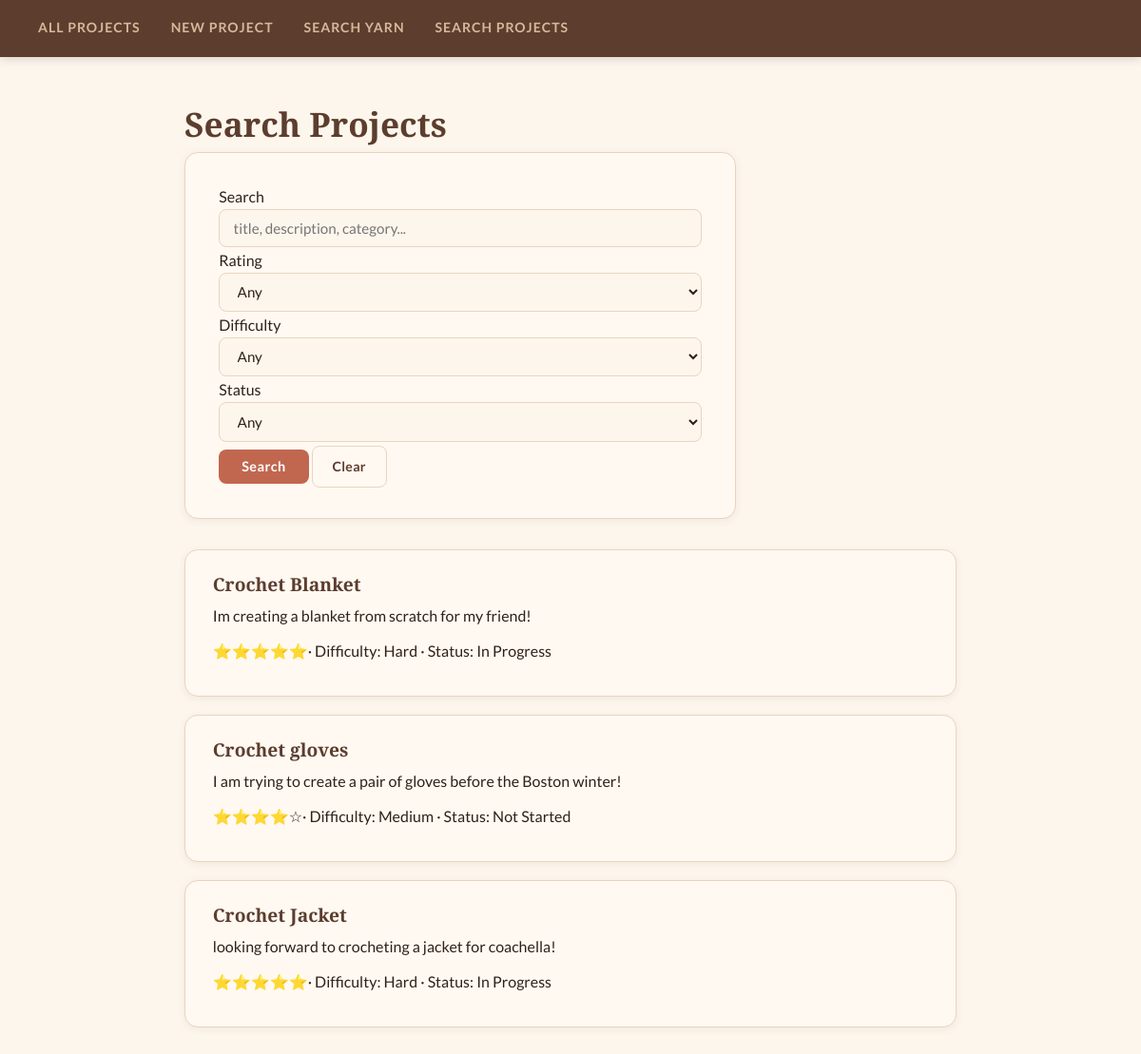
/crochet/project/search/, run on the app's committed database.
### crochet/models.py (models this page shows, shortened)
class Project(models.Model):
    title = models.TextField(blank=False)
    creator = models.TextField(blank=False)
    description = models.TextField(blank=False)
    DIFFICULTY_CHOICES = [
        ('easy', 'Easy'),
        ('medium', 'Medium'),
        ('hard', 'Hard'),
    ]
    difficulty_level = models.CharField(max_length=10,choices=DIFFICULTY_CHOICES,default='easy')
    image_file = models.ImageField(blank=True) # so the user can upload an image of their progress
    STATUS_CHOICES = [
    ('not_started', 'Not Started'),
    ('in_progress', 'In Progress'),
    ('completed', 'Completed'),
]
    project_status = models.CharField(max_length=20,choices=STATUS_CHOICES,default='not_started')
    category = models.TextField(blank=True, default='')
    date_created = models.DateTimeField(auto_now=True)
    RATING_CHOICES = [
    (1, '1 Star'),
    (2, '2 Stars'),
    (3, '3 Stars'),
    (4, '4 Stars'),
    (5, '5 Stars'),
    ]
    rating = models.IntegerField(choices=RATING_CHOICES,default=5)
    def star_display(self):
        filled = "⭐" * self.rating
        empty = "☆" * (5 - self.rating)
        return filled + empty

### crochet/views.py (the view)
# urls.py: path('project/search/', views.SearchProjectView.as_view(), name='project-search'),
class SearchProjectView(ListView):
    model = Project
    template_name = 'crochet/project_search.html'
    context_object_name = 'projects'
    def get_queryset(self):
        queryset = Project.objects.all()
        query = self.request.GET.get('q', '')
        rating = self.request.GET.get('rating', '')
        difficulty = self.request.GET.get('difficulty', '')
        status = self.request.GET.get('status', '')
        if query:
            queryset = queryset.filter(
                Q(title__icontains=query) |
                Q(description__icontains=query) |
                Q(category__icontains=query)
            )
        if rating:
            queryset = queryset.filter(rating=rating)
        if difficulty:
            queryset = queryset.filter(difficulty_level=difficulty)
        if status:
            queryset = queryset.filter(project_status=status)
        return queryset
    def get_context_data(self, **kwargs):
        context = super().get_context_data(**kwargs)
        context['query'] = self.request.GET.get('q', '')
        context['ratings'] = [1,2,3,4,5]
        context['difficulties'] = Project.DIFFICULTY_CHOICES
        context['statuses'] = Project.STATUS_CHOICES
        return context

### crochet/templates/crochet/project_search.html (shortened to what this page needs)
{% extends 'crochet/base.html' %}
{% block content %}
<h1>Search Projects</h1>
<div class="form-card" style="margin-bottom: 2rem;">
    <form method="GET">
        <label>Search</label>
        <input type="text" name="q" value="{{ query }}" placeholder="title, description, category...">
        <label>Rating</label>
        <select name="rating">
            <option value="">Any</option>
        </select>
        <label>Difficulty</label>
        <select name="difficulty">
            <option value="">Any</option>
        </select>
        <label>Status</label>
        <select name="status">
            <option value="">Any</option>
        </select>
        <div class="form-actions">
            <input type="submit" value="Search" class="btn btn-primary">
            <a href="{% url 'project-search' %}" class="btn btn-secondary">Clear</a>
        </div>
    </form>
</div>
{% if projects %}
    {% for project in projects %}
        <div class="project-card">
            <h3>
                <a href="{% url 'project-detail' project.pk %}">
                    {{ project.title }}
                </a>
            </h3>
            <p>{{ project.description }}</p>
            <p>
                {{ project.star_display }}·
                Difficulty: {{ project.get_difficulty_level_display }} ·
                Status: {{ project.get_project_status_display }}
            </p>
        </div>
    {% endfor %}
{% else %}
    <p class="empty">No projects found.</p>
{% endif %}
{% endblock %}

### static/styles-for-crochet.css (style rules this page uses)
:root { --cream: #fdf6ec; --warm-white: #fff9f2; --blush: #f2c4a0; --terracotta: #c1674f; --brown: #5c3d2e; --dark-brown: #3b2417; --sage: #7a9e87; --sage-light: #d4e8db; --muted: #9e7f6e; --text: #2e2118; --border: #e8d5c0; --radius: 14px; --radius-sm: 8px; --shadow: 0 4px 20px rgba(92, 61, 46, 0.10); --shadow-sm: 0 2px 8px rgba(92, 61, 46, 0.07); }
*, *::before, *::after { box-sizing: border-box; margin: 0; padding: 0; }
body { background-color: var(--cream); color: var(--text); font-family: 'Lato', sans-serif; font-size: 16px; line-height: 1.7; min-height: 100vh; padding: 0; }
a { color: var(--terracotta); text-decoration: none; transition: color 0.2s; }
h1, h2, h3 { font-family: 'Playfair Display', serif; font-weight: 600; color: var(--brown); line-height: 1.3; }
h1 { font-size: 2.2rem; margin-bottom: 0.4rem; }
h3 { font-size: 1.1rem; margin-bottom: 0.4rem; }
p { margin-bottom: 0.6rem; }
.project-card { background: var(--warm-white); border: 1px solid var(--border); border-radius: var(--radius); padding: 1.5rem 1.8rem; margin-bottom: 1.2rem; box-shadow: var(--shadow-sm); transition: box-shadow 0.2s, transform 0.2s; }
.project-card h3 a { font-family: 'Playfair Display', serif; font-size: 1.2rem; color: var(--brown); text-decoration: none; }
.btn { display: inline-block; padding: 0.55rem 1.3rem; border-radius: var(--radius-sm); font-size: 0.88rem; font-family: 'Lato', sans-serif; font-weight: 700; cursor: pointer; border: none; transition: opacity 0.15s, transform 0.15s; text-decoration: none; letter-spacing: 0.02em; }
.btn-primary { background: var(--terracotta); color: #fff; }
.btn-secondary { background: var(--warm-white); color: var(--brown); border: 1px solid var(--border); }
.form-card { background: var(--warm-white); border: 1px solid var(--border); border-radius: var(--radius); padding: 2rem 2.2rem; max-width: 580px; box-shadow: var(--shadow-sm); }
.form-card input[type="text"], .form-card input[type="url"], .form-card input[type="file"], .form-card textarea, .form-card select { width: 100%; padding: 0.6rem 0.9rem; border: 1px solid var(--border); border-radius: var(--radius-sm); font-size: 0.95rem; font-family: 'Lato', sans-serif; background: var(--cream); color: var(--text); outline: none; transition: border-color 0.2s, box-shadow 0.2s; }
.form-card input[type="submit"] { background: var(--terracotta); color: #fff; border: none; padding: 0.6rem 1.5rem; border-radius: var(--radius-sm); font-size: 0.9rem; font-weight: 700; font-family: 'Lato', sans-serif; cursor: pointer; margin-top: 0.5rem; transition: opacity 0.15s, transform 0.15s; letter-spacing: 0.03em; }

### data on the page
Project: title "Crochet Blanket", description "Im creating a blanket from scratch for my friend!", star_display "⭐⭐⭐⭐⭐", difficulty_level "Hard", project_status "In Progress"
Project: title "Crochet gloves", description "I am trying to create a pair of gloves before the Boston winter!", star_display "⭐⭐⭐⭐☆", difficulty_level "Medium", project_status "Not Started"
Project: title "Crochet Jacket", description "looking forward to crocheting a jacket for coachella!", star_display "⭐⭐⭐⭐⭐", difficulty_level "Hard", project_status "In Progress"
